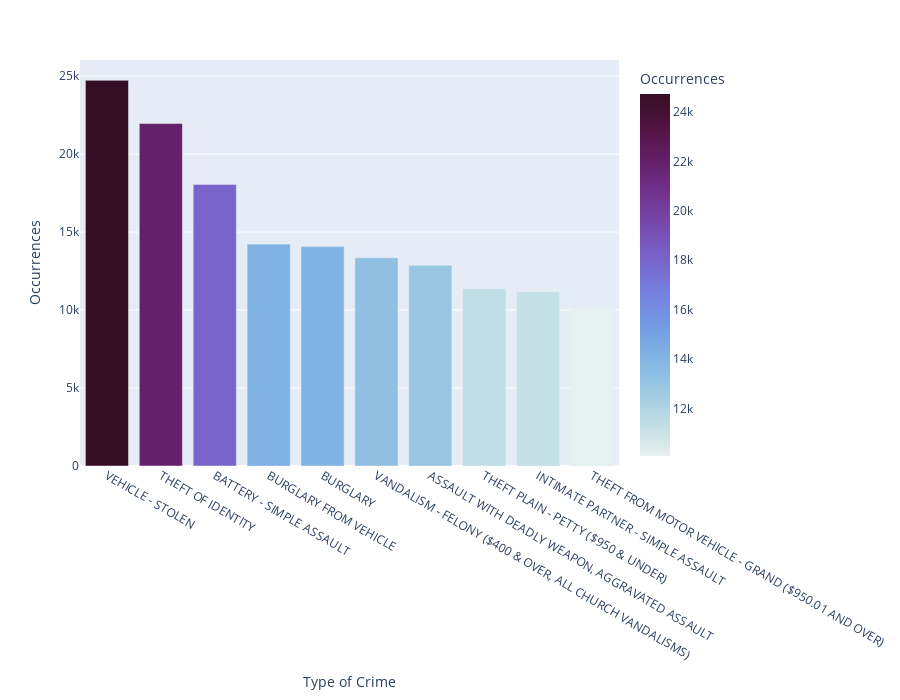

Source (notebook cell):
### Code cell
fig = px.bar(top_10_crimes_2022_df, x='Crm Cd Desc', y='Occurrences',
labels={'Crm Cd Desc':'Type of Crime'}, height=700,
color= 'Occurrences', color_continuous_scale='Dense')
fig.show()

### Figure 1 — Plotly figure (JSON) as saved in the notebook; plotly's stock layout.template omitted (floating-point values rounded to 4 significant figures)
{"data": [{"alignmentgroup": "True", "hovertemplate": "Type of Crime=%{x}<br>Occurrences=%{marker.color}<extra></extra>", "legendgroup": "", "marker": {"color": [24730, 21964, 18056, 14227, 14067, 13349, 12867, 11366, 11171, 10078], "coloraxis": "coloraxis", "pattern": {"shape": ""}}, "name": "", "offsetgroup": "", "orientation": "v", "showlegend": false, "textposition": "auto", "type": "bar", "x": ["VEHICLE - STOLEN", "THEFT OF IDENTITY", "BATTERY - SIMPLE ASSAULT", "BURGLARY FROM VEHICLE", "BURGLARY", "VANDALISM - FELONY ($400 & OVER, ALL CHURCH VANDALISMS)", "ASSAULT WITH DEADLY WEAPON, AGGRAVATED ASSAULT", "THEFT PLAIN - PETTY ($950 & UNDER)", "INTIMATE PARTNER - SIMPLE ASSAULT", "THEFT FROM MOTOR VEHICLE - GRAND ($950.01 AND OVER)"], "xaxis": "x", "y": [24730, 21964, 18056, 14227, 14067, 13349, 12867, 11366, 11171, 10078], "yaxis": "y"}], "layout": {"barmode": "relative", "coloraxis": {"colorbar": {"title": {"text": "Occurrences"}}, "colorscale": [[0, "rgb(230, 240, 240)"], [0.09091, "rgb(191, 221, 229)"], [0.1818, "rgb(156, 201, 226)"], [0.2727, "rgb(129, 180, 227)"], [0.3636, "rgb(115, 154, 228)"], [0.4545, "rgb(117, 127, 221)"], [0.5455, "rgb(120, 100, 202)"], [0.6364, "rgb(119, 74, 175)"], [0.7273, "rgb(113, 50, 141)"], [0.8182, "rgb(100, 31, 104)"], [0.9091, "rgb(80, 20, 66)"], [1, "rgb(54, 14, 36)"]]}, "height": 700, "legend": {"tracegroupgap": 0}, "margin": {"t": 60}, "xaxis": {"anchor": "y", "domain": [0, 1], "title": {"text": "Type of Crime"}}, "yaxis": {"anchor": "x", "domain": [0, 1], "title": {"text": "Occurrences"}}}}
